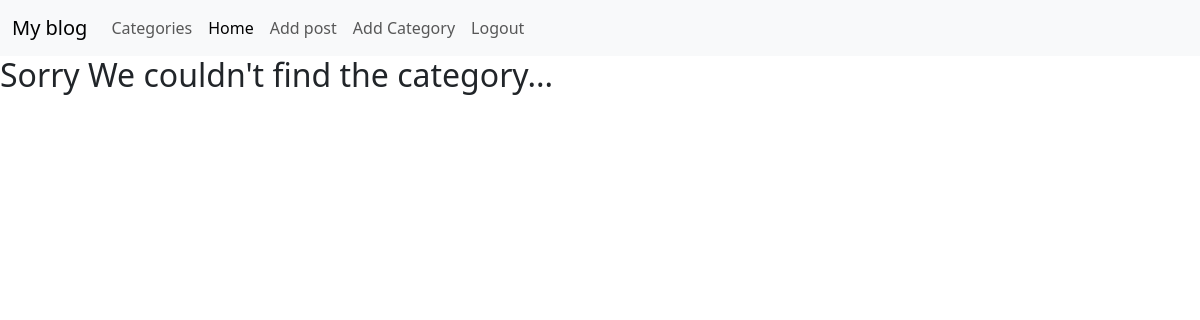
The app's page /category/sports/ (signed in), older data.
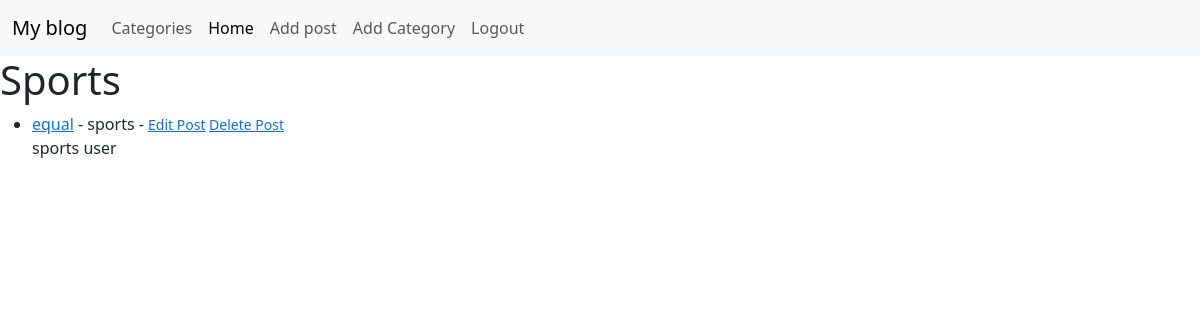
The same page, newer data.
### blog/models.py (models this page shows, shortened)
class Post(models.Model):
    title = models.CharField(max_length=255)
    title_tag = models.CharField(max_length=255)
    author = models.ForeignKey(User, on_delete=models.CASCADE)
    body = models.TextField()
    post_date = models.DateField(auto_now_add=True)
    category = models.CharField(max_length=255)
    likes = models.ManyToManyField(User, related_name='blog_posts')

### blog/views.py (the view)
# urls.py: path('category/<str:categoryblog>/', CategoryView, name='category'),
def CategoryView(request, categoryblog):
    category_posts = Post.objects.filter(category=categoryblog.replace('-', ' '))
    return render(request, 'categories.html', {'categoryblog':categoryblog.title().replace('-', ' '), 'category_posts':category_posts})

### blog/templates/categories.html (shortened to what this page needs)
{% extends 'base.html' %}
{% block content %}
    {% if category_posts %}
        <h1>{{ categoryblog }}</h1>
        <ul>
            {% for post in category_posts %}
                <li><a href="{% url 'article_detail' post.pk %}">{{ post.title}}</a> - {{ post.category }} - {{ post.author.first_name }}
                    {% if user.is_authenticated %}
                <small><a href="{% url 'update_post' post.pk %}">Edit Post</a>
                    <a href="{% url 'delete_post' post.pk %}">Delete Post</a></small><br />
                    {% endif %}
                {{ post.body|slice:":50 " }}
            </li>
            {% endfor %}
        </ul>
    {% else %}
        <h2>Sorry We couldn't find the category...</h2>
    {% endif %}
{% endblock %}

### blog/templates/base.html (shortened to what this page needs)
<!doctype html>
<html lang="en">
<head>
    <link href="https://cdn.jsdelivr.net/npm/bootstrap@5.3.8/dist/css/bootstrap.min.css" rel="stylesheet"
>
</head>
<body>
    <nav class="navbar navbar-expand-lg bg-body-tertiary">
        <div class="container-fluid">
            <a class="navbar-brand" href="{% url 'home' %}">My blog</a>
            <div class="collapse navbar-collapse" id="navbarSupportedContent">
                <ul class="navbar-nav me-auto mb-2 mb-lg-0">
                     {% if cat_menu %}
                    <li class="nav-item dropdown">
                        <a class="nav-link dropdown-toggle" href="#" role="button" data-bs-toggle="dropdown"
                            aria-expanded="false">
                            Categories
                        </a>
                        <ul class="dropdown-menu">
                            {% for item in cat_menu %}
                            <li><a class="dropdown-item" href="{% url 'category' item|slugify %}">{{ item }}</a></li>
                            {% endfor %}
                        </ul>
                    </li>
                    {% else %}
                    <li class="nav-item">
                        <a class="nav-link" href="{% url 'category-list' %}">Categories</a>
                    </li>
                    {% endif %}
                    {% if user.is_authenticated %}
                    <li class="nav-item">
                        <a class="nav-link active" aria-current="page" href="{% url 'home' %}">Home</a>
                    </li>
                    <li class="nav-item">
                        <a class="nav-link" href="{% url 'add_post' %}">Add post</a>
                    </li>
                    <li class="nav-item">
                        <a class="nav-link" href="{% url 'add_category' %}">Add Category</a>
                    </li>
                    <li class="nav-item">
                        <a href="#" class="nav-link" onclick="confirmLogout(event)">
                            Logout
                        </a>
                    </li>
                    {% else %}
                    <li class="nav-item">
                        <a class="nav-link" href="{% url 'register' %}">Register</a>
                    </li>
                    <li class="nav-item">
                        <a class="nav-link" href="{% url 'login' %}">Login</a>
                        {% endif %}
            </div>
        </div>
    </nav>
    {% block content %}
    {% endblock %}
</body>
</html>

Row changes from the older to the newer data that the page shows:
added Post: category "Sports", title "equal", category "sports", body "sports user"
Text that changed along with them:
text no longer shown: "Sorry We couldn't find the category..."
